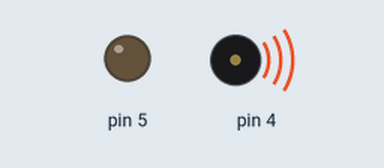
Simulated run of this sketch. Board: Arduino Uno, built with avr-gcc and run on an emulated ATmega328P. Parts: output pins drawn as LEDs (lit = HIGH), buzzer (waves = sounding).

Above: at 0.1 s.
Timing chart, 0 to 1.6 s (numbered marks = the images above):
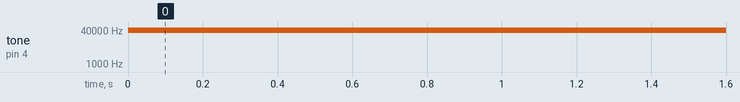

The sketch:

mux_code_v1.0.ino
```cpp
#define S1 7
#define S2 6

void setup(){pinMode(4,OUTPUT);pinMode(5,OUTPUT);pinMode(6,OUTPUT);pinMode(7,OUTPUT);}


void loop()
{
tone(4,40000);digitalWrite(5,LOW); // setting the transmission
digitalWrite(S1,LOW);digitalWrite(S2,LOW);   // X axis activated +X direction

//delay(5000);
//digitalWrite(S1,LOW);digitalWrite(S2,HIGH);  // X axis activated -X direction

//delay(5000);
//digitalWrite(S1,HIGH);digitalWrite(S2,LOW);  // Y axis activated +Y direction

//delay(5000);
//digitalWrite(S1,HIGH);digitalWrite(S2,HIGH); // Y axis activated -Y direction
}
```

Measured:
- by itself, tone on pin 4: silent → 40000 Hz at 0.00 s
